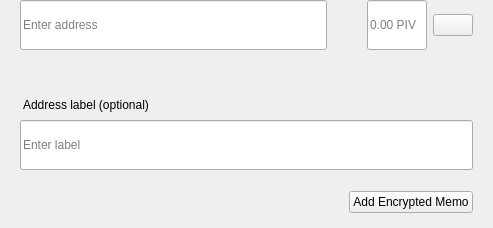
<?xml version="1.0" encoding="UTF-8"?>
<ui version="4.0">
 <class>SendMultiRow</class>
 <widget class="QWidget" name="SendMultiRow">
  <property name="geometry">
   <rect>
    <x>0</x>
    <y>0</y>
    <width>493</width>
    <height>228</height>
   </rect>
  </property>
  <property name="minimumSize">
   <size>
    <width>0</width>
    <height>0</height>
   </size>
  </property>
  <property name="maximumSize">
   <size>
    <width>16777215</width>
    <height>16777215</height>
   </size>
  </property>
  <property name="windowTitle">
   <string>Form</string>
  </property>
  <layout class="QVBoxLayout" name="verticalLayout_3">
   <property name="spacing">
    <number>0</number>
   </property>
   <property name="leftMargin">
    <number>0</number>
   </property>
   <property name="topMargin">
    <number>0</number>
   </property>
   <property name="rightMargin">
    <number>20</number>
   </property>
   <property name="bottomMargin">
    <number>5</number>
   </property>
   <item alignment="Qt::AlignTop">
    <widget class="QWidget" name="widget" native="true">
     <property name="sizePolicy">
      <sizepolicy hsizetype="Expanding" vsizetype="Maximum">
       <horstretch>0</horstretch>
       <verstretch>0</verstretch>
      </sizepolicy>
     </property>
     <property name="minimumSize">
      <size>
       <width>0</width>
       <height>60</height>
      </size>
     </property>
     <property name="maximumSize">
      <size>
       <width>16777215</width>
       <height>85</height>
      </size>
     </property>
     <layout class="QHBoxLayout" name="horizontalLayout" stretch="6,0,2">
      <property name="spacing">
       <number>0</number>
      </property>
      <property name="leftMargin">
       <number>8</number>
      </property>
      <property name="topMargin">
       <number>0</number>
      </property>
      <property name="rightMargin">
       <number>0</number>
      </property>
      <property name="bottomMargin">
       <number>0</number>
      </property>
      <item alignment="Qt::AlignTop">
       <widget class="QStackedWidget" name="stackedAddress">
        <property name="minimumSize">
         <size>
          <width>0</width>
          <height>50</height>
         </size>
        </property>
        <property name="maximumSize">
         <size>
          <width>16777215</width>
          <height>50</height>
         </size>
        </property>
        <widget class="QWidget" name="page_4">
         <property name="sizePolicy">
          <sizepolicy hsizetype="Expanding" vsizetype="Preferred">
           <horstretch>0</horstretch>
           <verstretch>0</verstretch>
          </sizepolicy>
         </property>
         <property name="minimumSize">
          <size>
           <width>0</width>
           <height>50</height>
          </size>
         </property>
         <property name="maximumSize">
          <size>
           <width>16777215</width>
           <height>55</height>
          </size>
         </property>
         <layout class="QVBoxLayout" name="verticalLayout_7">
          <property name="spacing">
           <number>0</number>
          </property>
          <property name="leftMargin">
           <number>12</number>
          </property>
          <property name="topMargin">
           <number>0</number>
          </property>
          <property name="rightMargin">
           <number>0</number>
          </property>
          <property name="bottomMargin">
           <number>0</number>
          </property>
          <item>
           <widget class="QLineEdit" name="lineEditAddress">
            <property name="minimumSize">
             <size>
              <width>0</width>
              <height>50</height>
             </size>
            </property>
            <property name="maximumSize">
             <size>
              <width>16777215</width>
              <height>50</height>
             </size>
            </property>
            <property name="placeholderText">
             <string>Enter address</string>
            </property>
           </widget>
          </item>
         </layout>
        </widget>
        <widget class="QWidget" name="page_3"/>
       </widget>
      </item>
      <item>
       <spacer name="horizontalSpacer_3">
        <property name="orientation">
         <enum>Qt::Horizontal</enum>
        </property>
        <property name="sizeType">
         <enum>QSizePolicy::Fixed</enum>
        </property>
        <property name="sizeHint" stdset="0">
         <size>
          <width>40</width>
          <height>20</height>
         </size>
        </property>
       </spacer>
      </item>
      <item>
       <layout class="QHBoxLayout" name="horizontalLayout_2">
        <property name="spacing">
         <number>6</number>
        </property>
        <item alignment="Qt::AlignTop">
         <widget class="QLineEdit" name="lineEditAmount">
          <property name="sizePolicy">
           <sizepolicy hsizetype="Expanding" vsizetype="Preferred">
            <horstretch>0</horstretch>
            <verstretch>0</verstretch>
           </sizepolicy>
          </property>
          <property name="minimumSize">
           <size>
            <width>0</width>
            <height>50</height>
           </size>
          </property>
          <property name="maximumSize">
           <size>
            <width>16777215</width>
            <height>50</height>
           </size>
          </property>
          <property name="maxLength">
           <number>17</number>
          </property>
          <property name="alignment">
           <set>Qt::AlignLeading|Qt::AlignLeft|Qt::AlignVCenter</set>
          </property>
          <property name="placeholderText">
           <string notr="true">0.00 PIV</string>
          </property>
         </widget>
        </item>
        <item>
         <layout class="QVBoxLayout" name="verticalLayout">
          <property name="topMargin">
           <number>14</number>
          </property>
          <property name="bottomMargin">
           <number>0</number>
          </property>
          <item alignment="Qt::AlignTop">
           <widget class="QPushButton" name="btnMenu">
            <property name="minimumSize">
             <size>
              <width>0</width>
              <height>0</height>
             </size>
            </property>
            <property name="maximumSize">
             <size>
              <width>16777215</width>
              <height>16777215</height>
             </size>
            </property>
            <property name="focusPolicy">
             <enum>Qt::NoFocus</enum>
            </property>
            <property name="text">
             <string/>
            </property>
           </widget>
          </item>
         </layout>
        </item>
       </layout>
      </item>
     </layout>
    </widget>
   </item>
   <item>
    <widget class="QWidget" name="layoutLabel" native="true">
     <property name="minimumSize">
      <size>
       <width>0</width>
       <height>0</height>
      </size>
     </property>
     <property name="maximumSize">
      <size>
       <width>16777215</width>
       <height>16777215</height>
      </size>
     </property>
     <layout class="QVBoxLayout" name="verticalLayout_9">
      <property name="spacing">
       <number>6</number>
      </property>
      <property name="leftMargin">
       <number>20</number>
      </property>
      <property name="topMargin">
       <number>0</number>
      </property>
      <property name="rightMargin">
       <number>0</number>
      </property>
      <property name="bottomMargin">
       <number>10</number>
      </property>
      <item>
       <spacer name="verticalSpacer">
        <property name="orientation">
         <enum>Qt::Vertical</enum>
        </property>
        <property name="sizeType">
         <enum>QSizePolicy::Fixed</enum>
        </property>
        <property name="sizeHint" stdset="0">
         <size>
          <width>20</width>
          <height>20</height>
         </size>
        </property>
       </spacer>
      </item>
      <item>
       <widget class="QLabel" name="labelSubtitleDescription">
        <property name="styleSheet">
         <string notr="true">margin-bottom:2px;
margin-left:0.05px;
padding:0px;</string>
        </property>
        <property name="text">
         <string>Address label (optional)</string>
        </property>
       </widget>
      </item>
      <item>
       <widget class="QLineEdit" name="lineEditDescription">
        <property name="minimumSize">
         <size>
          <width>0</width>
          <height>50</height>
         </size>
        </property>
        <property name="maximumSize">
         <size>
          <width>16777215</width>
          <height>50</height>
         </size>
        </property>
        <property name="placeholderText">
         <string>Enter label</string>
        </property>
       </widget>
      </item>
      <item>
       <spacer name="verticalSpacer_2">
        <property name="orientation">
         <enum>Qt::Vertical</enum>
        </property>
        <property name="sizeType">
         <enum>QSizePolicy::Fixed</enum>
        </property>
        <property name="sizeHint" stdset="0">
         <size>
          <width>20</width>
          <height>15</height>
         </size>
        </property>
       </spacer>
      </item>
      <item>
       <layout class="QHBoxLayout" name="horizontalLayout_5">
        <property name="rightMargin">
         <number>0</number>
        </property>
        <item>
         <spacer name="horizontalSpacer">
          <property name="orientation">
           <enum>Qt::Horizontal</enum>
          </property>
          <property name="sizeHint" stdset="0">
           <size>
            <width>40</width>
            <height>20</height>
           </size>
          </property>
         </spacer>
        </item>
        <item>
         <widget class="QPushButton" name="btnAddMemo">
          <property name="text">
           <string notr="true">Add Encrypted Memo</string>
          </property>
         </widget>
        </item>
       </layout>
      </item>
     </layout>
    </widget>
   </item>
  </layout>
 </widget>
 <resources/>
 <connections/>
</ui>
